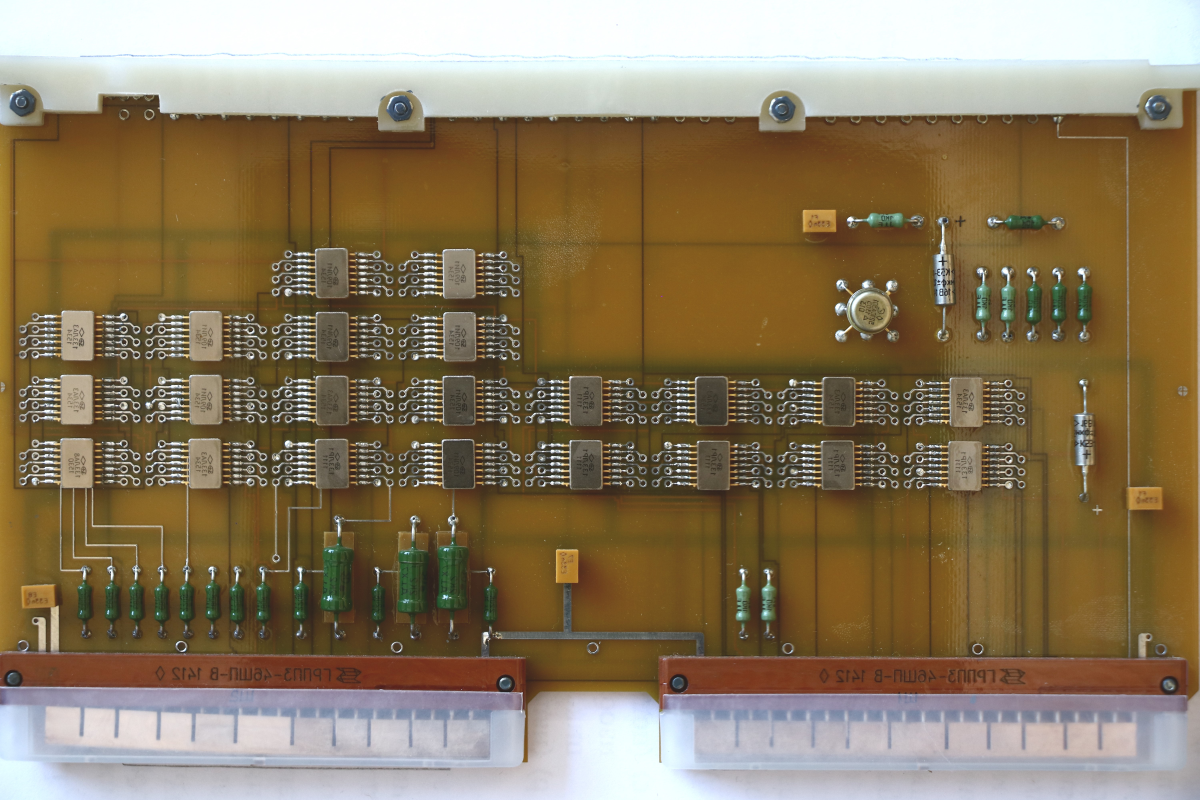
#> input picture data/IMG_000126.JPG, 6000 x 4000 px (shown at 1/5 size); its folder holds only this picture in this run
$ python -i preparation_v2.py   (imports and definitions only)
#> lines starting #> are read from the running program, lines starting #| are printed output that depends on the picture; after the words box and inside, x2 and y2 are one past the last pixel; in counts of white or black regions, pixels touching at a corner belong together
### cb-decoder/normalizer.py
import cv2
import numpy as np
import matplotlib.pyplot as plt

import os
import glob
import pathlib
import warnings

def crop_images(bin_img, epsArea=0.5):
    contours, _ = cv2.findContours(bin_img, cv2.RETR_EXTERNAL, cv2.CHAIN_APPROX_SIMPLE)
    rects = list(map(cv2.boundingRect, contours))

    rects.sort(key=lambda x: x[2] * x[3], reverse=True)

    rects = rects[:2]

    if len(rects) < 2:
        return rects

    if abs(rects[0][2] * rects[0][3] - rects[1][2] * rects[1][3]) < (rects[0][2] * rects[0][3]) * epsArea:
        return rects

    return rects[:1]

def splitter(filename, save=False, margin=5):
#> called with filename = '../data/IMG_000126.JPG', save = False, margin = 5
    file = pathlib.Path(filename).stem

    image = cv2.imread(filename)
#> image is the input picture: shape (4000, 6000, 3); mean B, G, R 93.9, 121.6, 138.7
    img = cv2.cvtColor(image, cv2.COLOR_BGR2GRAY)
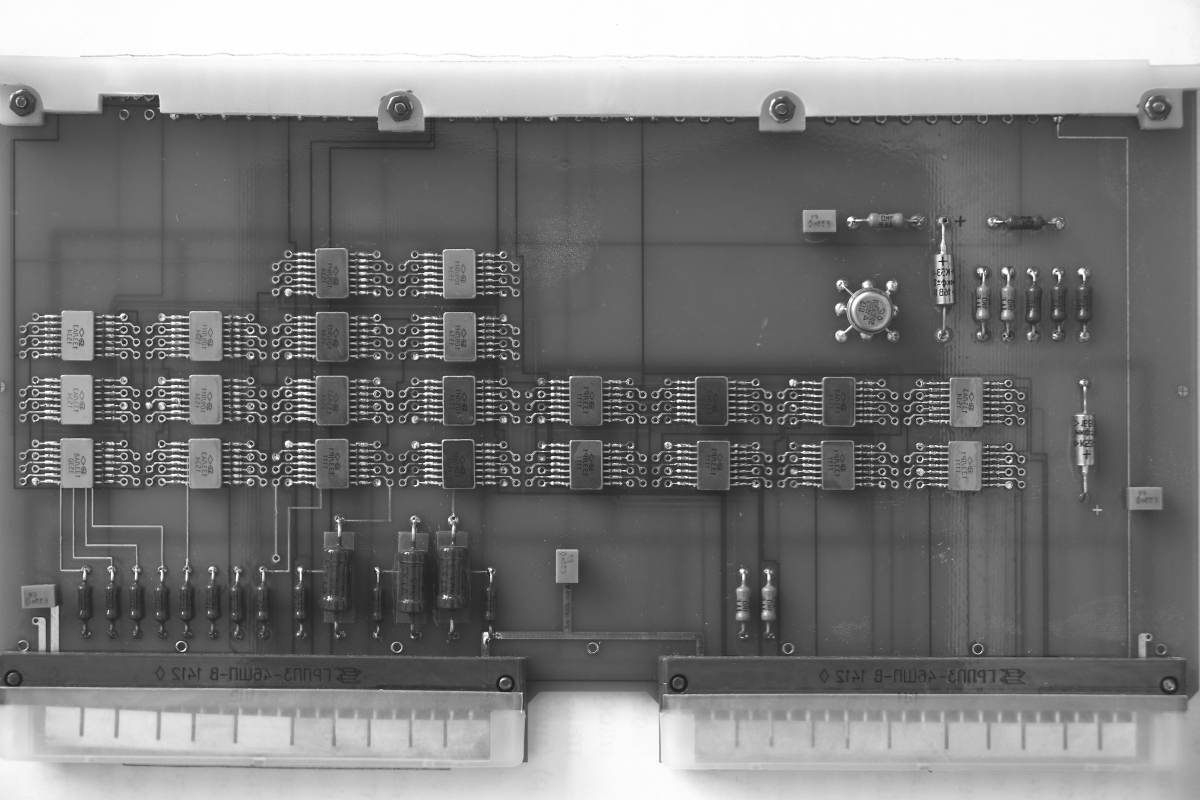
#> img: shape (4000, 6000) (shown at 1/5 size); min 17, max 255, mean 123.5

    _, tresh = cv2.threshold(img, 0,255,cv2.THRESH_OTSU)
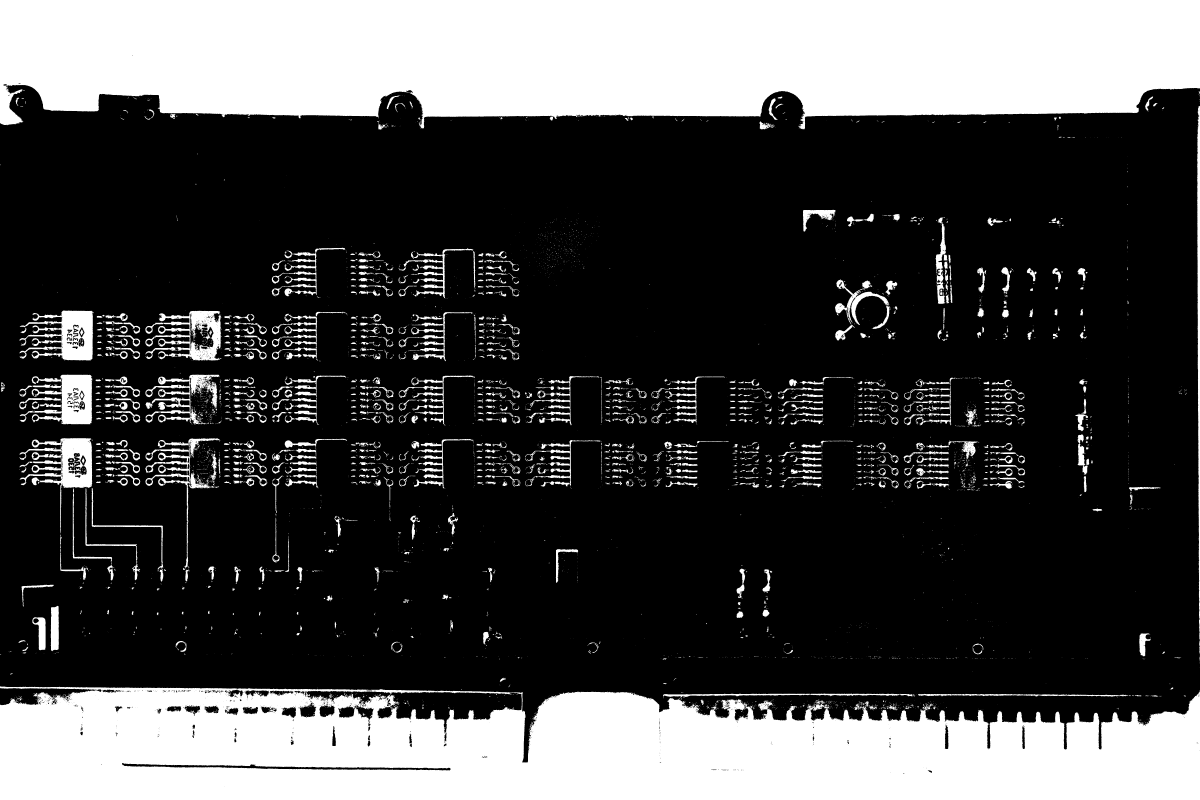
#> tresh: shape (4000, 6000) (shown at 1/5 size); 28.8% white; 6270 white regions (4736 under 20 px), largest, box (x1, y1, x2, y2) and area: (0, 0, 6000, 648) 3322358, (0, 3432, 6000, 4000) 2759402, (96, 1553, 468, 1802) 46594
    tresh = cv2.bitwise_not(tresh)

    kernel = np.ones((45, 45))
    dilate_tresh = cv2.dilate(tresh, kernel, 5)
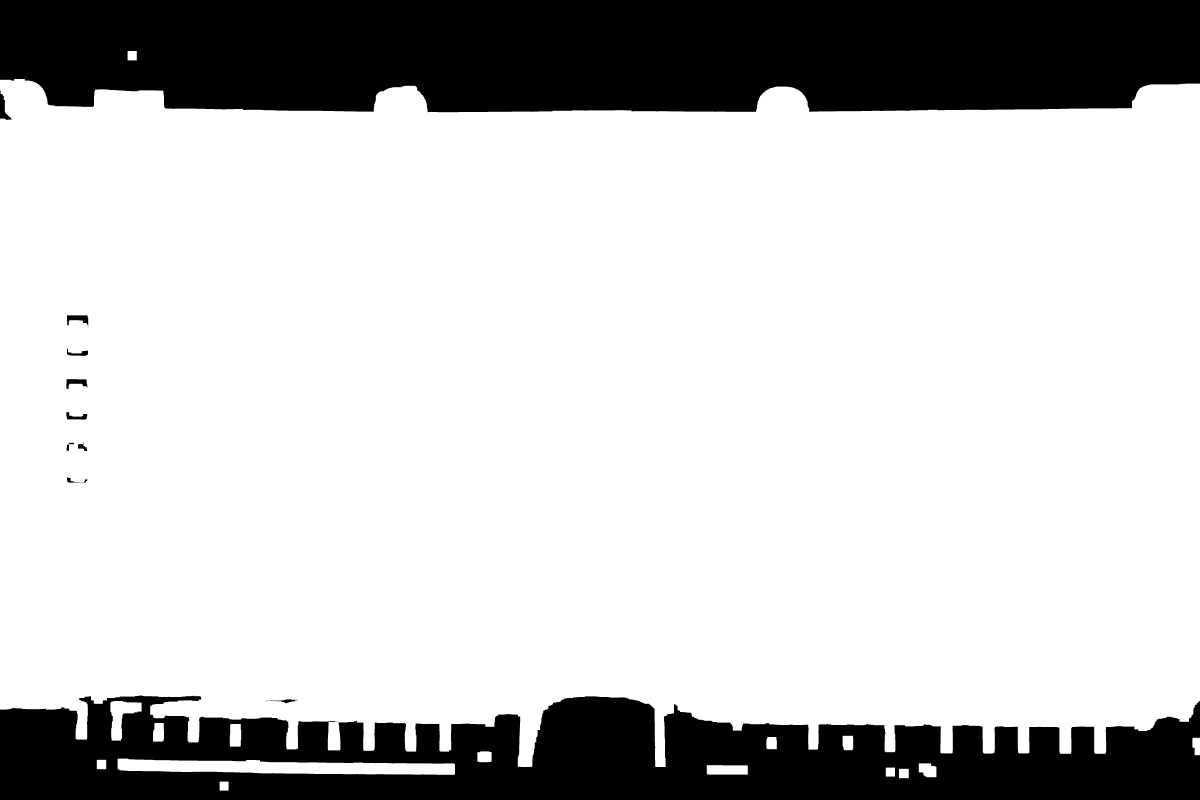
#> dilate_tresh: shape (4000, 6000) (shown at 1/5 size); 77.8% white; 11 black regions

    # kernel = cv2.getStructuringElement(cv2.MORPH_RECT, (size, size))
    # closed_cropped_tresh = cv2.morphologyEx(cropped_tresh_lines, cv2.MORPH_CLOSE, kernel)

    boxes = crop_images(dilate_tresh)
#> in crop_images, `contours, _ = cv2.findContours(bin_img, cv2.RETR_EXTERNAL, cv2.CHAIN_A..`: contours = 16 contours; largest, box (x1, y1, x2, y2) and area: (0, 395, 6000, 3835) 18516018, (588, 3793, 2275, 3874) 93970, (552, 3505, 708, 3703) 15218, (3534, 3826, 3739, 3873) 9247, (1149, 3620, 1206, 3733) 6015
#> in crop_images, `rects = list(map(cv2.boundingRect, contours))`: rects = 16 items, first 6: (1098, 3908, 45, 45), (4495, 3844, 49, 47), (4429, 3838, 46, 45), (3534, 3826, 205, 47), (4594, 3817, 88, 69), (484, 3799, 47, 47)
#> in crop_images, `rects = rects[:2]`: rects = [(0, 395, 6000, 3440), (588, 3793, 1687, 81)]
#> boxes = [(0, 395, 6000, 3440)]

    cropped_imgs = []
    for i, box in enumerate(boxes):
        x, y, w, h = box
        cropped_img = image[y-margin:y+h+margin, x-margin:x+w+margin].copy()
        cropped_imgs.append(cropped_img)

        if save:
            cv2.imwrite(f'./cb/{file}-{i}.jpg', cropped_img)
#> this loop made 1 pass
#> after the loop, cropped_imgs = 1 item

    return cropped_imgs

# [6 lines that do not run on import are left out]

### cb-decoder/preparation_v2.py
import cv2
import numpy as np
import matplotlib.pyplot as plt
import math

from recognize import recognize
from ultralytics import YOLO
#from ultralytics.yolo.utils.plotting import Annotator

import json
import base64
import pickle
import PIL.Image
from io import BytesIO
import os
import glob
import pathlib
from normalizer import splitter

input_files = './cb/forbidden/*'
output_dir = "./cropped_imgs_new"

plt.rcParams['figure.figsize'] = [15, 10]

# [1 line that did not run here, left out]

# [32 lines left out: functions im2base64, findPin, not called in this run]

def getSegments(image, conf=0.55, **kwargs):
#> (the run stopped early here; a loop or call above may not have finished)
